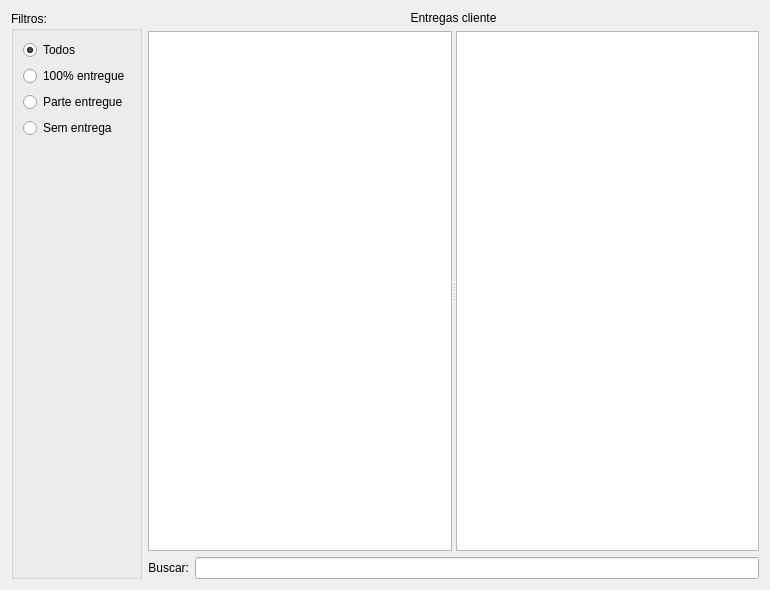
<?xml version="1.0" encoding="UTF-8"?>
<ui version="4.0">
 <class>WidgetLogisticaEntregues</class>
 <widget class="QWidget" name="WidgetLogisticaEntregues">
  <property name="geometry">
   <rect>
    <x>0</x>
    <y>0</y>
    <width>770</width>
    <height>590</height>
   </rect>
  </property>
  <property name="windowTitle">
   <string>Form</string>
  </property>
  <layout class="QGridLayout" name="gridLayout_4">
   <item row="0" column="0">
    <layout class="QGridLayout" name="gridLayout_2">
     <item row="0" column="1" colspan="2">
      <widget class="QLabel" name="labelEntregasCliente">
       <property name="sizePolicy">
        <sizepolicy hsizetype="Preferred" vsizetype="Maximum">
         <horstretch>0</horstretch>
         <verstretch>0</verstretch>
        </sizepolicy>
       </property>
       <property name="text">
        <string>Entregas cliente</string>
       </property>
       <property name="alignment">
        <set>Qt::AlignCenter</set>
       </property>
      </widget>
     </item>
     <item row="0" column="0" rowspan="4">
      <widget class="QGroupBox" name="groupBoxFiltros">
       <property name="enabled">
        <bool>true</bool>
       </property>
       <property name="title">
        <string>Filtros:</string>
       </property>
       <layout class="QGridLayout" name="gridLayout_12">
        <item row="4" column="0">
         <spacer name="verticalSpacer_5">
          <property name="orientation">
           <enum>Qt::Vertical</enum>
          </property>
          <property name="sizeHint" stdset="0">
           <size>
            <width>20</width>
            <height>290</height>
           </size>
          </property>
         </spacer>
        </item>
        <item row="3" column="0">
         <widget class="QRadioButton" name="radioButtonSemEntrega">
          <property name="text">
           <string>Sem entrega</string>
          </property>
         </widget>
        </item>
        <item row="2" column="0">
         <widget class="QRadioButton" name="radioButtonParcialEntrega">
          <property name="text">
           <string>Parte entregue</string>
          </property>
         </widget>
        </item>
        <item row="1" column="0">
         <widget class="QRadioButton" name="radioButtonTotalEntrega">
          <property name="text">
           <string>100% entregue</string>
          </property>
         </widget>
        </item>
        <item row="0" column="0">
         <widget class="QRadioButton" name="radioButtonEntregaLimpar">
          <property name="text">
           <string>Todos</string>
          </property>
          <property name="checked">
           <bool>true</bool>
          </property>
         </widget>
        </item>
       </layout>
      </widget>
     </item>
     <item row="3" column="1">
      <widget class="QLabel" name="labelRecebimentosFornecedor_4">
       <property name="enabled">
        <bool>true</bool>
       </property>
       <property name="text">
        <string>Buscar:</string>
       </property>
       <property name="alignment">
        <set>Qt::AlignRight|Qt::AlignTrailing|Qt::AlignVCenter</set>
       </property>
      </widget>
     </item>
     <item row="3" column="2">
      <widget class="QLineEdit" name="lineEditBusca">
       <property name="enabled">
        <bool>true</bool>
       </property>
      </widget>
     </item>
     <item row="1" column="1" rowspan="2" colspan="2">
      <widget class="QSplitter" name="splitter">
       <property name="orientation">
        <enum>Qt::Horizontal</enum>
       </property>
       <widget class="TableView" name="tableVendas">
        <property name="mouseTracking">
         <bool>true</bool>
        </property>
        <property name="editTriggers">
         <set>QAbstractItemView::NoEditTriggers</set>
        </property>
        <property name="selectionMode">
         <enum>QAbstractItemView::SingleSelection</enum>
        </property>
        <property name="selectionBehavior">
         <enum>QAbstractItemView::SelectRows</enum>
        </property>
        <property name="sortingEnabled">
         <bool>true</bool>
        </property>
        <attribute name="horizontalHeaderCascadingSectionResizes">
         <bool>true</bool>
        </attribute>
        <attribute name="horizontalHeaderStretchLastSection">
         <bool>false</bool>
        </attribute>
       </widget>
       <widget class="TableView" name="tableProdutos">
        <property name="mouseTracking">
         <bool>true</bool>
        </property>
        <property name="editTriggers">
         <set>QAbstractItemView::NoEditTriggers</set>
        </property>
        <property name="selectionMode">
         <enum>QAbstractItemView::MultiSelection</enum>
        </property>
        <property name="selectionBehavior">
         <enum>QAbstractItemView::SelectRows</enum>
        </property>
        <property name="sortingEnabled">
         <bool>true</bool>
        </property>
       </widget>
      </widget>
     </item>
    </layout>
   </item>
  </layout>
 </widget>
 <customwidgets>
  <customwidget>
   <class>TableView</class>
   <extends>QTableView</extends>
   <header>src/tableview.h</header>
  </customwidget>
 </customwidgets>
 <resources/>
 <connections/>
</ui>
